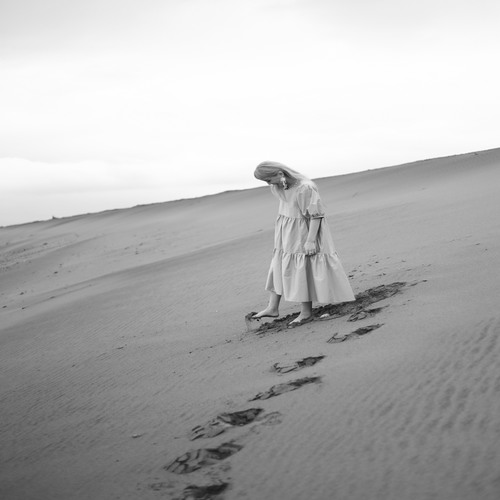
#> input picture 500x500_02.jpg, 500 x 500 px
$ python affine.py
#> lines starting #> are read from the running program, lines starting #| are printed output that depends on the picture
### Report4/grayscale.py
#!/usr/bin/env python
# coding: utf-8

# In[1]:


import sys
import cv2
import numpy as np


# In[2]:


def readImage():
    """
    read an image file and return its data
    """
    if len(sys.argv) > 1:
        fname = sys.argv[1]
    else:
        fname = input('image file -> ')
#> the answer given: ../500x500_02.jpg
    image = cv2.imread(fname)
#> image is the input picture: shape (500, 500, 3); min 16, max 255, mean 180.3
    if image is None:
        print('no image file:', fname)
        sys.exit(1)
    return image


# In[3]:


# [35 lines left out: function main, not called in this run]


# In[5]:


# [2 lines that do not run on import are left out]

### Report4/affine.py
import cv2
import numpy as np
from grayscale import readImage


def main():
    img = readImage()
    cv2.imshow('Original', img)
    rows, cols = img.shape[:2]
#> rows = 500; cols = 500
    size = (cols, rows)
#> size = (500, 500)
    original = np.float32(((0, 0), (cols, 0), (0, rows)))
#> original = [[0, 0], [500, 0], [0, 500]]
    translate = np.float32(((100, 150), (500, 50), (50, 550)))
    mat = cv2.getAffineTransform(original, translate)
#> mat = [[0.8, -0.1, 100], [-0.2, 0.8, 150]]
    result = cv2.warpAffine(img, mat, size, flags=cv2.INTER_CUBIC)
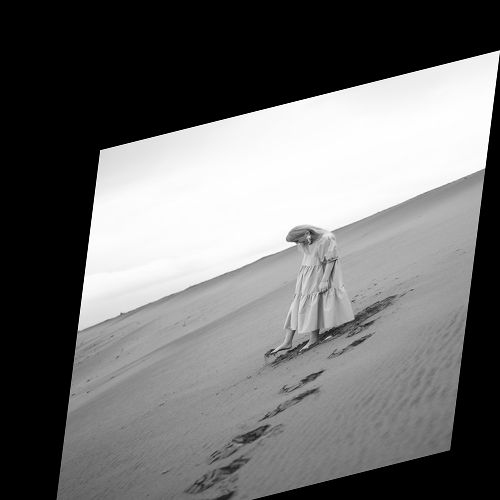
#> result: shape (500, 500, 3); min 0, max 255, mean 110
    cv2.imshow('Result', result)
    cv2.waitKey(0)
    cv2.destroyAllWindows()


if __name__ == '__main__':
    main()

$ run again, on 500x500_03.jpg
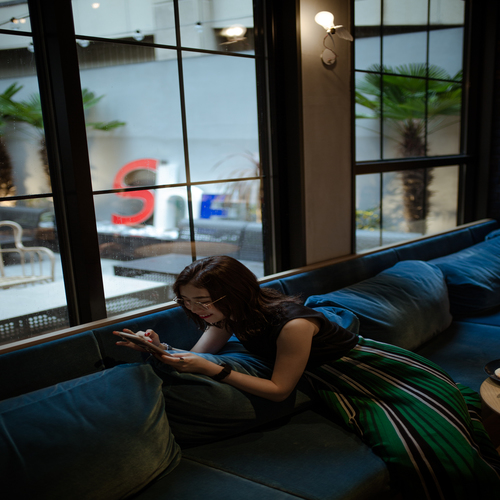
#> input picture 500x500_03.jpg, 500 x 500 px
#> in readImage, image is the input picture: shape (500, 500, 3); mean B, G, R 64.4, 65.6, 58.9
#> in main, `result = cv2.warpAffine(img, mat, size, flags=cv2.INTER_CUBIC)`:
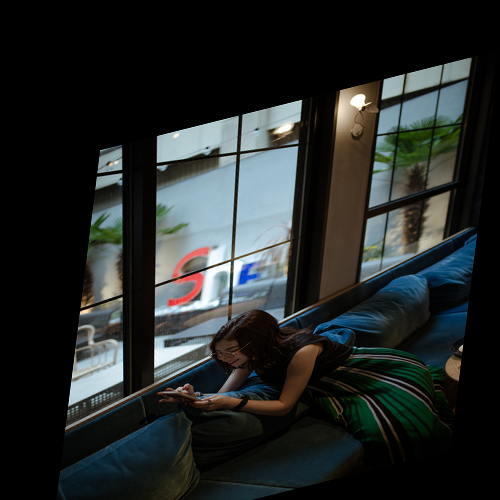
#> result: shape (500, 500, 3); mean B, G, R 39.7, 40.5, 36.3
